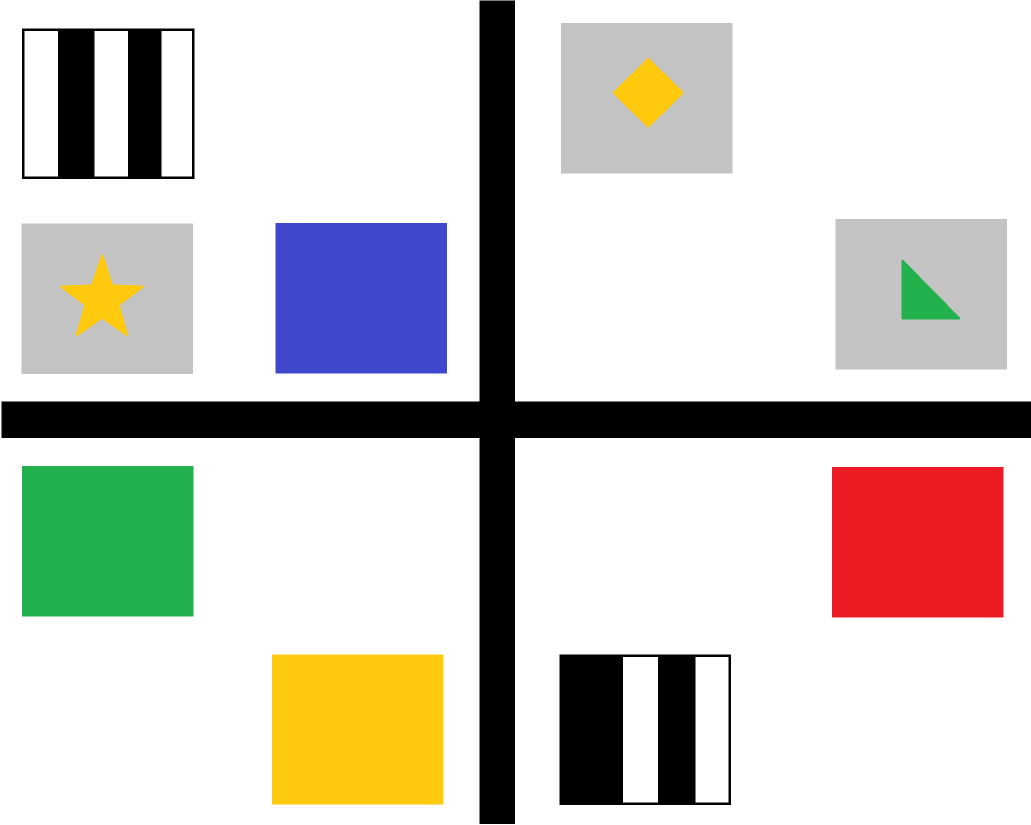
//> input picture Projeto02/cenario_open.png, 2062 x 1649 px (shown at 1/2 size)
$ ./main   (built with g++ and OpenCV 4)
//> lines starting //> are read from the running program, lines starting //| are printed output that depends on the picture; after the words box and inside, x2 and y2 are one past the last pixel; in counts of white or black regions, pixels touching at a corner belong together
#include <iostream>
#include <opencv2/core.hpp>
#include <opencv2/highgui.hpp>
#include<opencv2/imgproc.hpp>

#define RESIZE_DIV 1

#define BLUE_LOW_H 100
#define RED_LOW_H 170
#define GREEN_LOW_H 45
#define YELLOW_LOW_H 20

#define BLUE_HIGH_H 130
#define RED_HIGH_H 180
#define GREEN_HIGH_H 85
#define YELLOW_HIGH_H 34

struct Mask {
    std::string name;
    int low;
    int high;
    cv::Scalar draw_color;
    cv::Mat img = cv::Mat();
    std::vector<cv::Point2f> centroids = std::vector<cv::Point2f>();
};

struct Block {
    std::string name;
    std::string type;
    int quadrant;
    //int sub_quadrant;
};

void calculateCentroids(Mask *mask, cv::Mat img, std::vector<std::vector<cv::Point> > contours, std::vector<cv::Vec4i> hierarchy, bool draw = true);

int main(int argc, char **argv)
{
    //Variables
    cv::Mat img, img_hsv, img_res;

    std::vector<Mask *> masks;
    std::vector<Block *> blocks;

    masks.push_back(new Mask{"Blue", BLUE_LOW_H, BLUE_HIGH_H, cv::Scalar(255, 0, 0)});
    masks.push_back(new Mask{"Red", RED_LOW_H, RED_HIGH_H, cv::Scalar(0, 0, 255)});
    masks.push_back(new Mask{"Green", GREEN_LOW_H, GREEN_HIGH_H, cv::Scalar(0, 255, 0)});
    masks.push_back(new Mask{"Yeelow", YELLOW_LOW_H, YELLOW_HIGH_H, cv::Scalar(0, 255, 255)});

    cv::namedWindow("Imagem", cv::WINDOW_NORMAL);
    cv::namedWindow("Resultado", cv::WINDOW_NORMAL);

    img = cv::imread("cenario_open.png", cv::IMREAD_COLOR);
//> img is the input picture: 1649 rows x 2062 cols, CV_8UC3; mean B, G, R 199.3, 205.1, 208.5

    int width = img.cols;
//> width = 2062
    int height = img.rows;
//> height = 1649

    cv::resize(img, img, cv::Size(width / RESIZE_DIV, height / RESIZE_DIV));
    img_res = cv::Mat::zeros(height / RESIZE_DIV, width / RESIZE_DIV, CV_8UC3);

    cv::cvtColor(img ,img_hsv , cv::COLOR_BGR2HSV);
//> img_hsv: 1649 rows x 2062 cols, CV_8UC3; mean H, S, V 12.1, 27.6, 217.4

    int quadrant;
    std::vector<std::vector<cv::Point> > contours;
    std::vector<cv::Vec4i> hierarchy;

    for(auto mask : masks)
    {
        cv::inRange(img_hsv, cv::Scalar(mask->low, 50, 50), cv::Scalar(mask->high, 255, 255), mask->img);
        cv::findContours(mask->img, contours, hierarchy, cv::RETR_TREE, cv::CHAIN_APPROX_SIMPLE, cv::Point(0,0));
        calculateCentroids(mask, img_res, contours, hierarchy);
        for (auto centroid : mask->centroids)
        {
            if (centroid.x < width / 2)
            {
                quadrant = (centroid.y < height / 2) ? 3 : 4;
            }
            else
            {
                quadrant = (centroid.y < height / 2) ? 2 : 1;
            }
            blocks.push_back(new Block{mask->name, "Colorido", quadrant});

        }
    }
//> this loop made 4 passes
//> quadrant on passes 1 to 4: 3, 1, 4, 4
//> pass 1, `cv::inRange(img_hsv, cv::Scalar(mask->low, 50, 50), cv::Scalar(mask->h..`:
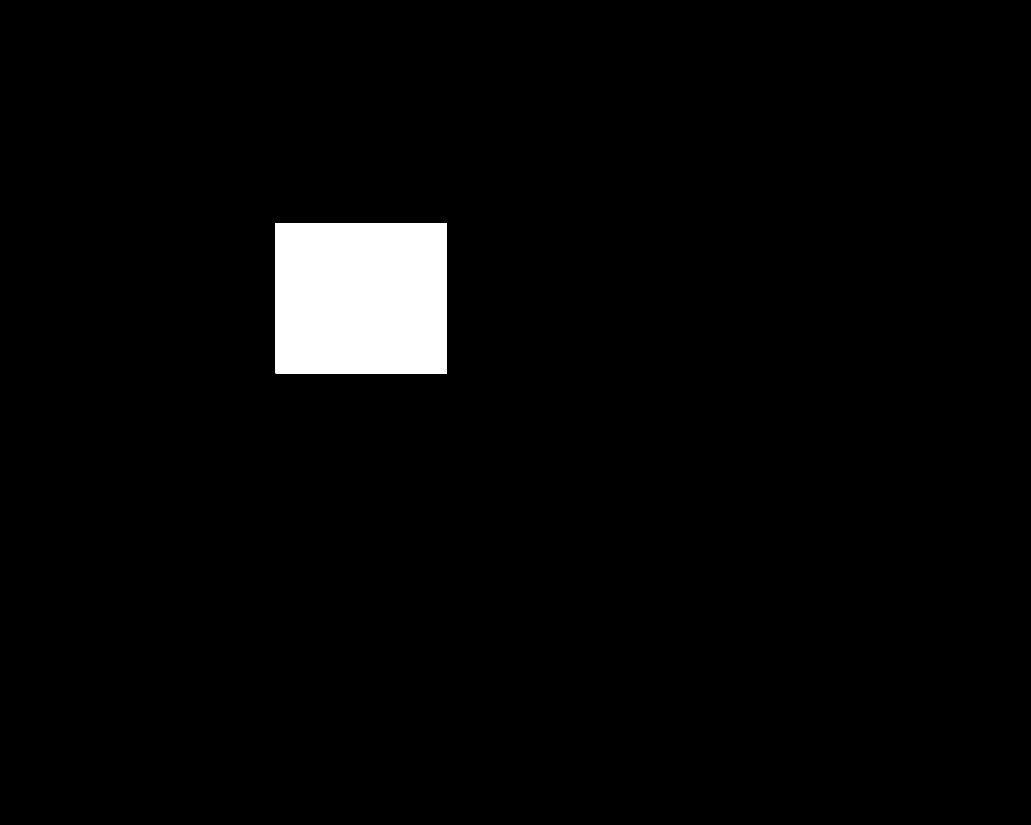
//> mask->img: 1649 rows x 2062 cols, CV_8UC1 (shown at 1/2 size); 3% white; 1 white region, box (x1, y1, x2, y2) and area: (551, 446, 894, 747) 103243
//> pass 1, `calculateCentroids(mask, img_res, contours, hierarchy);`:
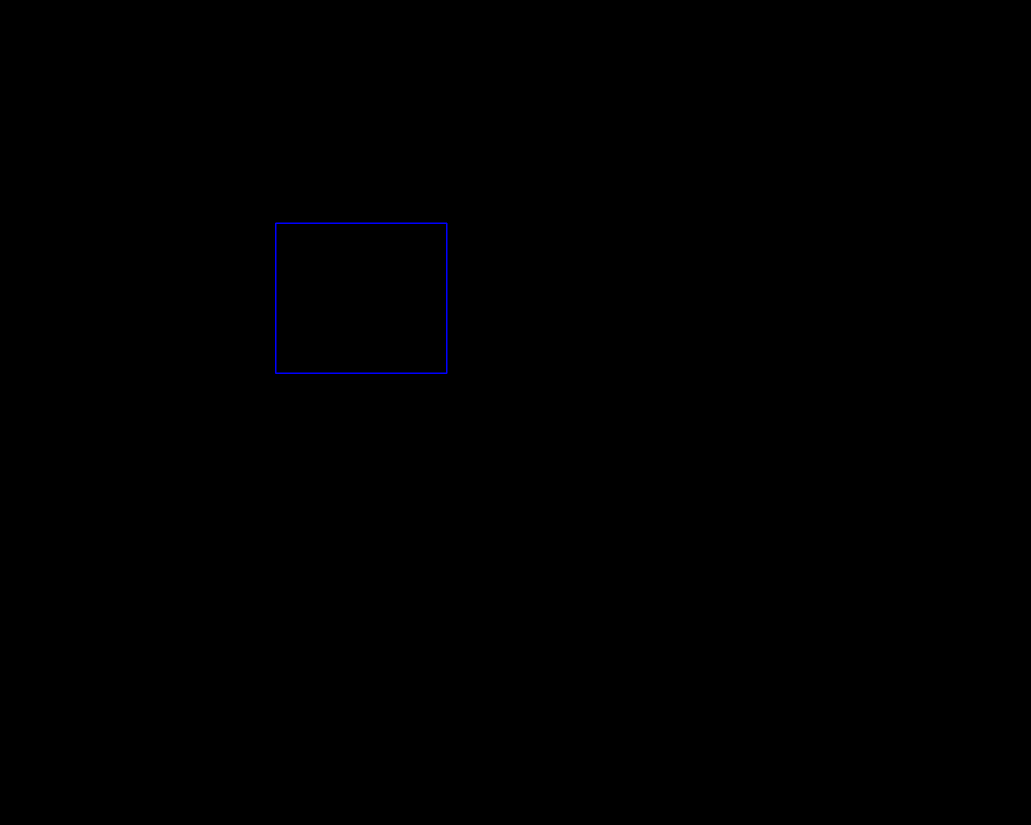
//> img_res: 1649 rows x 2062 cols, CV_8UC3 (shown at 1/2 size); mean B, G, R 0.3, 0, 0
//> pass 2, `cv::inRange(img_hsv, cv::Scalar(mask->low, 50, 50), cv::Scalar(mask->h..`:
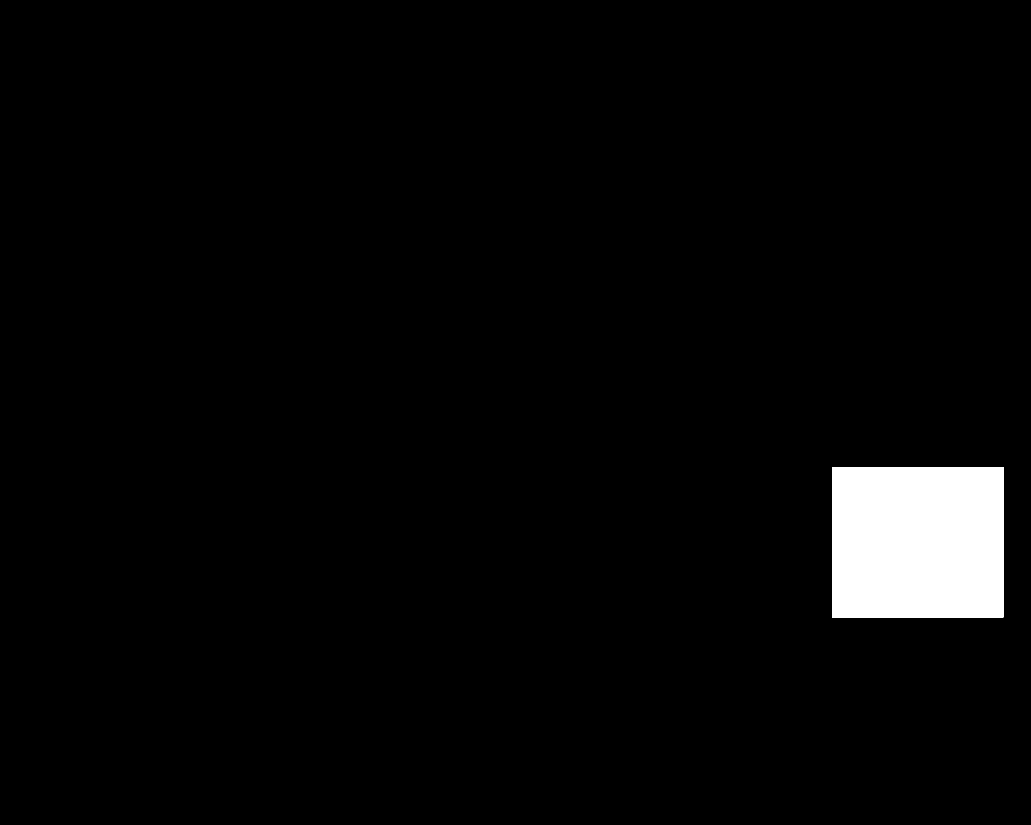
//> mask->img: 1649 rows x 2062 cols, CV_8UC1 (shown at 1/2 size); 3% white; 1 white region, box (x1, y1, x2, y2) and area: (1664, 934, 2007, 1235) 103243
//> pass 2, `calculateCentroids(mask, img_res, contours, hierarchy);`:
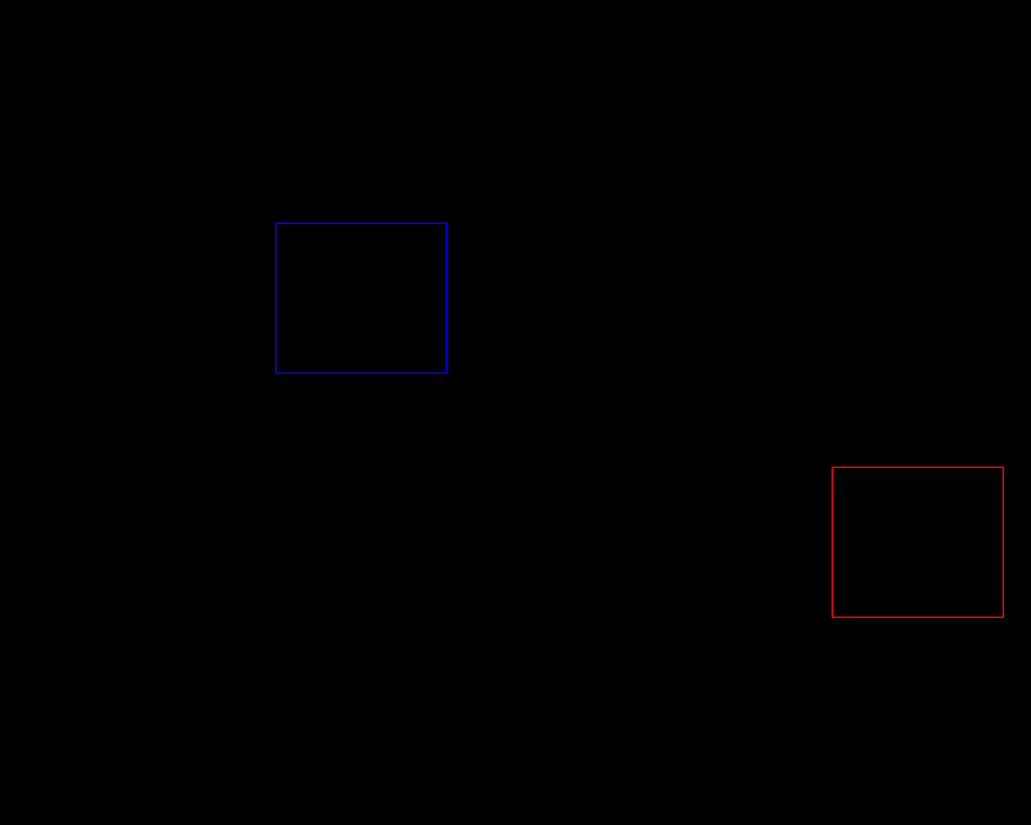
//> img_res: 1649 rows x 2062 cols, CV_8UC3 (shown at 1/2 size); 0.11% of pixels changed, all inside (x1, y1, x2, y2) = (1663, 933, 2008, 1236)
//> after the loop:
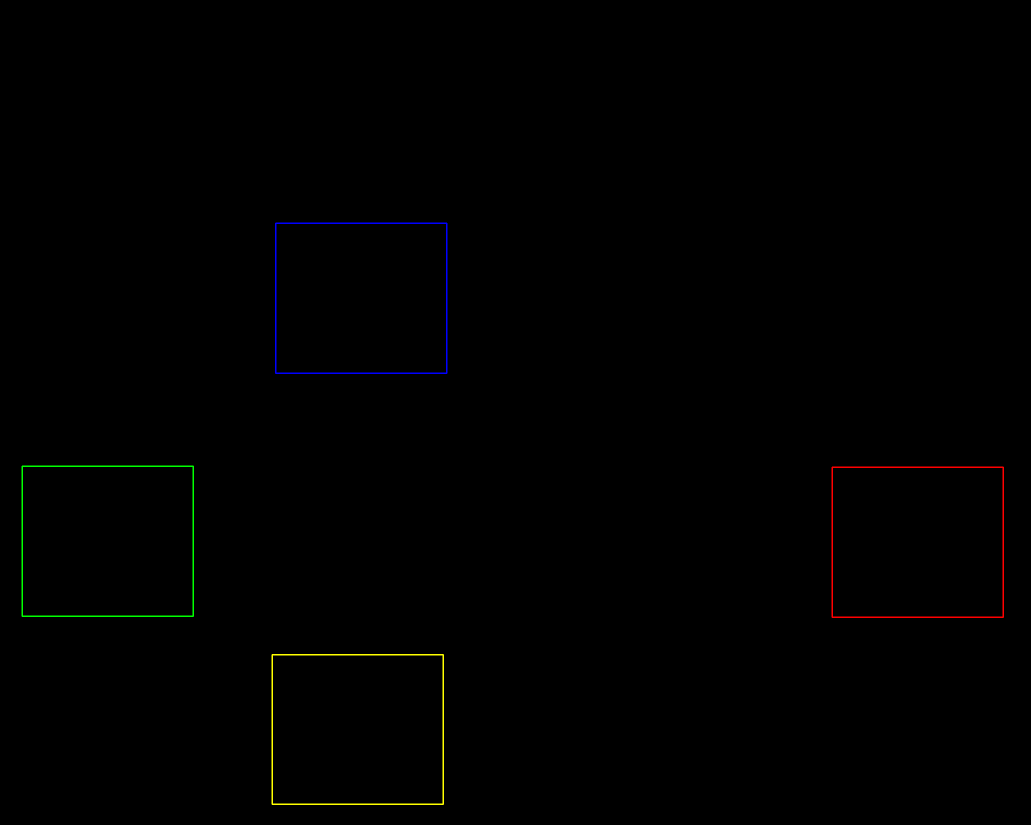
//> img_res: 1649 rows x 2062 cols, CV_8UC3 (shown at 1/2 size); 0.23% of pixels changed, all inside (x1, y1, x2, y2) = (43, 931, 888, 1610)
//> after the loop, quadrant = 4; blocks = 4 items

    //Found forms blocks


    //Found binary blocks


    //Define sub quadrants


    cv::imshow("Imagem", img);
    cv::imshow("Resultado", img_res);

    for (auto mask : masks)
    {
        //cv::namedWindow(mask->name, cv::WINDOW_NORMAL);
        //cv::imshow(mask->name, mask->img);
        //std::cout << "[INFO] Bloco cololrido (" << mask->name << ") - Quadrante: " << mask->quadrant << std::endl;
    }

    for(auto block: blocks)
        std::cout << "[INFO] Color block: " << block->name << ", Type: " << block->type << ", Quadrant: " << quadrant << std::endl;
//> this loop made 4 passes
//| [INFO] Color block: Blue, Type: Colorido, Quadrant: 4
//| [INFO] Color block: Red, Type: Colorido, Quadrant: 4
//| [INFO] Color block: Green, Type: Colorido, Quadrant: 4
//| [INFO] Color block: Yeelow, Type: Colorido, Quadrant: 4

    cv::waitKey(0);

    return 0;
}

void calculateCentroids(Mask *mask, cv::Mat img, std::vector<std::vector<cv::Point> > contours, std::vector<cv::Vec4i> hierarchy, bool draw)
{
    //Calculo dos momentos
    std::vector<cv::Moments> m(contours.size());
    for(auto i = 0; i < contours.size(); i++)
        m[i] = cv::moments(contours[i]);

    //Calculos dos centroides
    for(auto i = 0; i < contours.size(); i++)
        if(m[i].m00 > 6000*4)
        {
            auto x = m[i].m10 / m[i].m00;
            auto y = m[i].m01 / m[i].m00;
            mask->centroids.push_back(cv::Point2f(x, y));
            if (draw == true)
                cv::drawContours(img, contours, i, mask->draw_color, 2, 8, hierarchy, 0, cv::Point());
        }
}
